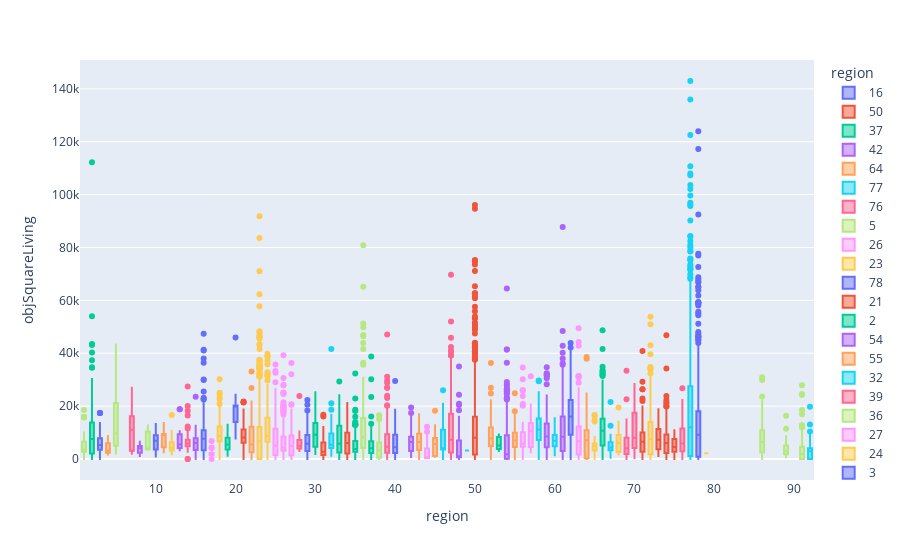

Write notebook code for a chart like this one.
### Markdown cell above
Вывод: медиана кол-ва квартир по всем данным - 125 квартир в доме. В регионах 62, 20, 78, 66, 77 строят дома с кол-вом квартир больше 200. При этом в регионах 2, 23, 36, 47, 50, 61, 77, 78 наблюдаются выбросы со строительством домов с более чем 2 тыс. квартир в доме. Кол-во квартир коррелирует с общей жилой площадью дома, это наглядно видно из следующего графика.

### Code cell
fig = px.box(dfRegionCompare, x="region", y="objSquareLiving", color="region")
fig.show()
